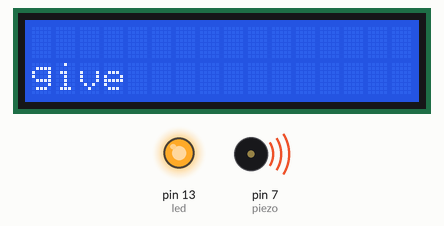
The sketch below on a simulated Arduino Nano, built with avr-gcc and run on an emulated ATmega328P. On the bench: 16×2 character LCD, output pins drawn as LEDs (lit = HIGH), buzzer (waves = sounding). What the sketch prints to the serial monitor is not drawn.

Above: at 0.74 s.
At 9.8 s:
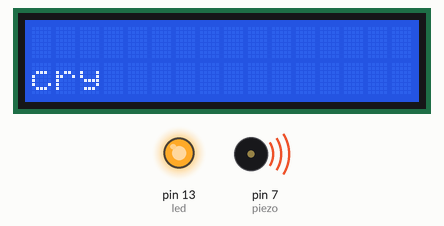
At 15.9 s:
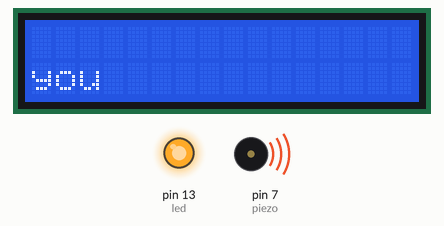
At 34.2 s:
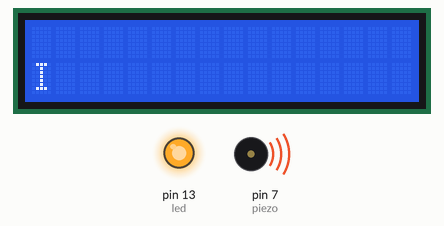
Timing chart, 0 to 40.0 s (numbered marks = the images above):
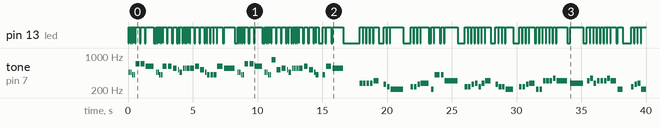

The sketch:

sketch_mar23a.ino
```cpp
#include <LiquidCrystal.h>
LiquidCrystal lcd(12, 11, 5, 4, 3, 2);

#define  a3f    208     // 208 Hz
#define  b3f    233     // 233 Hz
#define  b3     247     // 247 Hz
#define  c4     261     // 261 Hz MIDDLE C
#define  c4s    277     // 277 Hz
#define  e4f    311     // 311 Hz
#define  f4     349     // 349 Hz
#define  a4f    415     // 415 Hz
#define  b4f    466     // 466 Hz
#define  b4     493     // 493 Hz
#define  c5     523     // 523 Hz
#define  c5s    554     // 554 Hz
#define  e5f    622     // 622 Hz
#define  f5     698     // 698 Hz
#define  f5s    740     // 740 Hz
#define  a5f    831     // 831 Hz

#define rest    -1

int piezo = 7; // Connect your piezo buzzer to this pin or change it to match your circuit
int led = LED_BUILTIN;

/*
 The circuit display:
 * LCD RS pin to digital pin 12
 * LCD Enable pin to digital pin 11
 * LCD D4 pin to digital pin 5
 * LCD D5 pin to digital pin 4
 * LCD D6 pin to digital pin 3
 * LCD D7 pin to digital pin 2
 * LCD R/W pin to ground
 * 10K resistor:
 * ends to +5V and ground
 * wiper to LCD VO pin (pin 3)
*/

volatile int beatlength = 100; // Determines tempo
float beatseparationconstant = 0.3;

int threshold;

int a; // Part index
int b; // Song index
int c; // Lyric index

boolean flag;

// Parts 1 and 2 (Intro)
int song1_intro_melody[] =
{c5s, e5f, e5f, f5, a5f, f5s, f5, e5f, c5s, e5f, rest, a4f, a4f};

int song1_intro_rhythmn[] =
{6, 10, 6, 6, 1, 1, 1, 1, 6, 10, 4, 2, 10};

// Parts 3 or 5 (Verse 1)
int song1_verse1_melody[] =
{ rest, c4s, c4s, c4s, c4s, e4f, rest, c4, b3f, a3f,
  rest, b3f, b3f, c4, c4s, a3f, a4f, a4f, e4f,
  rest, b3f, b3f, c4, c4s, b3f, c4s, e4f, rest, c4, b3f, b3f, a3f,
  rest, b3f, b3f, c4, c4s, a3f, a3f, e4f, e4f, e4f, f4, e4f,
  c4s, e4f, f4, c4s, e4f, e4f, e4f, f4, e4f, a3f,
  rest, b3f, c4, c4s, a3f, rest, e4f, f4, e4f
};

int song1_verse1_rhythmn[] =
{ 2, 1, 1, 1, 1, 2, 1, 1, 1, 5,
  1, 1, 1, 1, 3, 1, 2, 1, 5,
  1, 1, 1, 1, 1, 1, 1, 2, 1, 1, 1, 1, 3,
  1, 1, 1, 1, 2, 1, 1, 1, 1, 1, 1, 4,
  5, 1, 1, 1, 1, 1, 1, 1, 2, 2,
  2, 1, 1, 1, 3, 1, 1, 1, 3
};

const char* lyrics_verse1[] =
{ "We're ", "no ", "strangers ", "", "to ", "love ", "", "\r\n",
  "You ", "know ", "the ", "rules ", "and ", "so ", "do ", "I\r\n",
  "A ", "full ", "commitment's ", "", "", "what ", "I'm ", "thinking ", "", "of", "\r\n",
  "You ", "wouldn't ", "", "get ", "this ", "from ", "any ", "", "other ", "", "guy\r\n",
  "I ", "just ", "wanna ", "", "tell ", "you ", "how ", "I'm ", "feeling", "\r\n",
  "Gotta ", "", "make ", "you ", "understand", "", "\r\n"
};

// Parts 4 or 6 (Chorus)
int song1_chorus_melody[] =
{ b4f, b4f, a4f, a4f,
  f5, f5, e5f, b4f, b4f, a4f, a4f, e5f, e5f, c5s, c5, b4f,
  c5s, c5s, c5s, c5s,
  c5s, e5f, c5, b4f, a4f, a4f, a4f, e5f, c5s,
  b4f, b4f, a4f, a4f,
  f5, f5, e5f, b4f, b4f, a4f, a4f, a5f, c5, c5s, c5, b4f,
  c5s, c5s, c5s, c5s,
  c5s, e5f, c5, b4f, a4f, rest, a4f, e5f, c5s, rest
};

int song1_chorus_rhythmn[] =
{ 1, 1, 1, 1,
  3, 3, 6, 1, 1, 1, 1, 3, 3, 3, 1, 2,
  1, 1, 1, 1,
  3, 3, 3, 1, 2, 2, 2, 4, 8,
  1, 1, 1, 1,
  3, 3, 6, 1, 1, 1, 1, 3, 3, 3, 1, 2,
  1, 1, 1, 1,
  3, 3, 3, 1, 2, 2, 2, 4, 8, 4
};

const char* lyrics_chorus[] =
{ "Never ", "", "gonna ", "", "give ", "you ", "up\r\n",
  "Never ", "", "gonna ", "", "let ", "you ", "down", "", "\r\n",
  "Never ", "", "gonna ", "", "run ", "around ", "", "", "", "and ", "desert ", "", "you\r\n",
  "Never ", "", "gonna ", "", "make ", "you ", "cry\r\n",
  "Never ", "", "gonna ", "", "say ", "goodbye ", "", "", "\r\n",
  "Never ", "", "gonna ", "", "tell ", "a ", "lie ", "", "", "and ", "hurt ", "you\r\n"
};

void setup()
{
  pinMode(piezo, OUTPUT);
  pinMode(led, OUTPUT);
  lcd.begin(16, 2);
  digitalWrite(led, LOW);
  Serial.begin(9600);
  flag = true;
  a = 4;
  b = 0;
  c = 0;
}

void loop()
{
  // Play next step in song
  if (flag == true)
  {
    play();
  }
}

void play()
{
  int notelength;
  if (a == 1 || a == 2)
  {
    // Intro
    notelength = beatlength * song1_intro_rhythmn[b];
    if (song1_intro_melody[b] > 0)
    {
      digitalWrite(led, HIGH);
      tone(piezo, song1_intro_melody[b], notelength);
    }
    b++;
    if (b >= sizeof(song1_intro_melody) / sizeof(int))
    {
      a++;
      b = 0;
      c = 0;
    }
  }
  else if (a == 3 || a == 5)
  {
    // Verse
    notelength = beatlength * 2 * song1_verse1_rhythmn[b];
    if (song1_verse1_melody[b] > 0)
    {
      digitalWrite(led, HIGH);
      lcd.clear();
      lcd.setCursor(0, 1);
      lcd.print(lyrics_verse1[c]);
      Serial.print(lyrics_verse1[c]);
      tone(piezo, song1_verse1_melody[b], notelength);
      c++;
    }
    b++;
    if (b >= sizeof(song1_verse1_melody) / sizeof(int))
    {
      a++;
      b = 0;
      c = 0;
    }
  }
  else if (a == 4 || a == 6)
  {
    // Chorus
    notelength = beatlength * song1_chorus_rhythmn[b];
    if (song1_chorus_melody[b] > 0)
    {
      digitalWrite(led, HIGH);
      lcd.clear();
      lcd.setCursor(0, 1);
      lcd.print(lyrics_chorus[c]);
      Serial.print(lyrics_chorus[c]);
      tone(piezo, song1_chorus_melody[b], notelength);
      c++;
    }
    b++;
    if (b >= sizeof(song1_chorus_melody) / sizeof(int))
    {
      lcd.clear();
      lcd.setCursor(0, 1);
      lcd.print("");
      Serial.print("");
      a++;
      b = 0;
      c = 0;
    }
  }
  delay(notelength);
  noTone(piezo);
  digitalWrite(led, LOW);
  delay(notelength * beatseparationconstant);
  if (a == 7)
  { // Loop back around to beginning of song
    a = 1;
  }
}
```

Measured:
- by itself, tone on pin 7 (piezo): plays 466 Hz for 0.10 s, 466 Hz for 0.10 s, 415 Hz for 0.10 s, 415 Hz for 0.10 s, 698 Hz for 0.30 s, 698 Hz for 0.30 s … (109 notes in this stretch)
- what the display in image 1 shows lasts 0.8 s, from 9.8 s to 10.6 s
- what the display in image 2 shows lasts 1.1 s, from 15.8 s to 16.9 s
